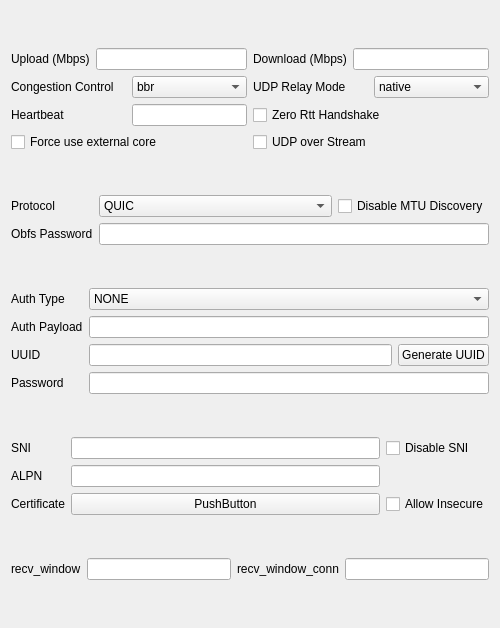
<?xml version="1.0" encoding="UTF-8"?>
<ui version="4.0">
 <class>EditQUIC</class>
 <widget class="QWidget" name="EditQUIC">
  <property name="geometry">
   <rect>
    <x>0</x>
    <y>0</y>
    <width>500</width>
    <height>628</height>
   </rect>
  </property>
  <property name="windowTitle">
   <string notr="true">EditHysteria</string>
  </property>
  <layout class="QVBoxLayout" name="verticalLayout">
   <item>
    <layout class="QGridLayout" name="upBox">
     <item row="2" column="0">
      <layout class="QHBoxLayout" name="heartbeatLay">
       <item>
        <widget class="QLabel" name="heartbeat_l">
         <property name="text">
          <string>Heartbeat</string>
         </property>
        </widget>
       </item>
       <item>
        <widget class="MyLineEdit" name="heartbeat">
         <property name="sizePolicy">
          <sizepolicy hsizetype="Preferred" vsizetype="Fixed">
           <horstretch>0</horstretch>
           <verstretch>0</verstretch>
          </sizepolicy>
         </property>
        </widget>
       </item>
      </layout>
     </item>
     <item row="0" column="1">
      <layout class="QHBoxLayout" name="downloadMbpsLay">
       <item>
        <widget class="QLabel" name="downloadMbps_l">
         <property name="text">
          <string>Download (Mbps)</string>
         </property>
        </widget>
       </item>
       <item>
        <widget class="MyLineEdit" name="downloadMbps"/>
       </item>
      </layout>
     </item>
     <item row="3" column="1">
      <widget class="QCheckBox" name="uos">
       <property name="toolTip">
        <string notr="true">Requires sing-box server</string>
       </property>
       <property name="text">
        <string notr="true">UDP over Stream</string>
       </property>
      </widget>
     </item>
     <item row="0" column="0">
      <layout class="QHBoxLayout" name="uploadMbpsLay">
       <item>
        <widget class="QLabel" name="uploadMbps_l">
         <property name="text">
          <string>Upload (Mbps)</string>
         </property>
        </widget>
       </item>
       <item>
        <widget class="MyLineEdit" name="uploadMbps"/>
       </item>
      </layout>
     </item>
     <item row="2" column="1">
      <widget class="QCheckBox" name="zeroRttHandshake">
       <property name="text">
        <string>Zero Rtt Handshake</string>
       </property>
      </widget>
     </item>
     <item row="3" column="0">
      <widget class="QCheckBox" name="forceExternal">
       <property name="text">
        <string>Force use external core</string>
       </property>
      </widget>
     </item>
     <item row="1" column="1">
      <layout class="QHBoxLayout" name="udpRelayModeLay">
       <item>
        <widget class="QLabel" name="udpRelayMode_l">
         <property name="text">
          <string>UDP Relay Mode</string>
         </property>
        </widget>
       </item>
       <item>
        <widget class="QComboBox" name="udpRelayMode">
         <item>
          <property name="text">
           <string notr="true">native</string>
          </property>
         </item>
         <item>
          <property name="text">
           <string notr="true">quic</string>
          </property>
         </item>
        </widget>
       </item>
      </layout>
     </item>
     <item row="1" column="0">
      <layout class="QHBoxLayout" name="congestionControlLay">
       <item>
        <widget class="QLabel" name="congestionControl_l">
         <property name="text">
          <string>Congestion Control</string>
         </property>
        </widget>
       </item>
       <item>
        <widget class="QComboBox" name="congestionControl">
         <item>
          <property name="text">
           <string notr="true">bbr</string>
          </property>
         </item>
         <item>
          <property name="text">
           <string notr="true">cubic</string>
          </property>
         </item>
         <item>
          <property name="text">
           <string notr="true">new_reno</string>
          </property>
         </item>
        </widget>
       </item>
      </layout>
     </item>
    </layout>
   </item>
   <item>
    <layout class="QGridLayout" name="obfuscation">
     <item row="1" column="0">
      <widget class="QLabel" name="obfsPassword_l">
       <property name="text">
        <string>Obfs Password</string>
       </property>
      </widget>
     </item>
     <item row="0" column="0">
      <widget class="QLabel" name="hyProtocol_l">
       <property name="text">
        <string>Protocol</string>
       </property>
      </widget>
     </item>
     <item row="0" column="1">
      <layout class="QHBoxLayout" name="horizontalLayout_2">
       <item>
        <widget class="QComboBox" name="hyProtocol">
         <item>
          <property name="text">
           <string notr="true">QUIC</string>
          </property>
         </item>
         <item>
          <property name="text">
           <string notr="true">FakeTCP</string>
          </property>
         </item>
         <item>
          <property name="text">
           <string notr="true">wechat-video</string>
          </property>
         </item>
        </widget>
       </item>
       <item>
        <widget class="QCheckBox" name="disableMtuDiscovery">
         <property name="sizePolicy">
          <sizepolicy hsizetype="Maximum" vsizetype="Fixed">
           <horstretch>0</horstretch>
           <verstretch>0</verstretch>
          </sizepolicy>
         </property>
         <property name="text">
          <string>Disable MTU Discovery</string>
         </property>
        </widget>
       </item>
      </layout>
     </item>
     <item row="1" column="1">
      <widget class="MyLineEdit" name="obfsPassword"/>
     </item>
    </layout>
   </item>
   <item>
    <layout class="QGridLayout" name="authentication">
     <item row="2" column="1">
      <widget class="MyLineEdit" name="uuid"/>
     </item>
     <item row="0" column="0">
      <widget class="QLabel" name="authPayloadType_l">
       <property name="sizePolicy">
        <sizepolicy hsizetype="Maximum" vsizetype="Preferred">
         <horstretch>0</horstretch>
         <verstretch>0</verstretch>
        </sizepolicy>
       </property>
       <property name="text">
        <string>Auth Type</string>
       </property>
      </widget>
     </item>
     <item row="1" column="0">
      <widget class="QLabel" name="authPayload_l">
       <property name="sizePolicy">
        <sizepolicy hsizetype="Maximum" vsizetype="Preferred">
         <horstretch>0</horstretch>
         <verstretch>0</verstretch>
        </sizepolicy>
       </property>
       <property name="text">
        <string>Auth Payload</string>
       </property>
      </widget>
     </item>
     <item row="3" column="0">
      <widget class="QLabel" name="password_l">
       <property name="sizePolicy">
        <sizepolicy hsizetype="Maximum" vsizetype="Preferred">
         <horstretch>0</horstretch>
         <verstretch>0</verstretch>
        </sizepolicy>
       </property>
       <property name="text">
        <string>Password</string>
       </property>
      </widget>
     </item>
     <item row="2" column="0">
      <widget class="QLabel" name="uuid_l">
       <property name="text">
        <string notr="true">UUID</string>
       </property>
      </widget>
     </item>
     <item row="2" column="2">
      <widget class="QPushButton" name="uuidgen">
       <property name="text">
        <string>Generate UUID</string>
       </property>
      </widget>
     </item>
     <item row="3" column="1" colspan="2">
      <widget class="MyLineEdit" name="password"/>
     </item>
     <item row="1" column="1" colspan="2">
      <widget class="MyLineEdit" name="authPayload"/>
     </item>
     <item row="0" column="1" colspan="2">
      <widget class="QComboBox" name="authPayloadType">
       <item>
        <property name="text">
         <string notr="true">NONE</string>
        </property>
       </item>
       <item>
        <property name="text">
         <string notr="true">STRING</string>
        </property>
       </item>
       <item>
        <property name="text">
         <string notr="true">BASE64</string>
        </property>
       </item>
      </widget>
     </item>
    </layout>
   </item>
   <item>
    <layout class="QGridLayout" name="TLS" rowstretch="0,0,0">
     <item row="2" column="0">
      <widget class="QLabel" name="certificate_l">
       <property name="text">
        <string>Certificate</string>
       </property>
      </widget>
     </item>
     <item row="2" column="1">
      <widget class="QPushButton" name="certificate">
       <property name="text">
        <string notr="true">PushButton</string>
       </property>
      </widget>
     </item>
     <item row="1" column="1">
      <widget class="MyLineEdit" name="alpn"/>
     </item>
     <item row="0" column="2">
      <widget class="QCheckBox" name="disableSni">
       <property name="text">
        <string>Disable SNI</string>
       </property>
      </widget>
     </item>
     <item row="0" column="1">
      <widget class="MyLineEdit" name="sni"/>
     </item>
     <item row="1" column="0">
      <widget class="QLabel" name="alpn_l">
       <property name="text">
        <string notr="true">ALPN</string>
       </property>
      </widget>
     </item>
     <item row="0" column="0">
      <widget class="QLabel" name="sni_l">
       <property name="text">
        <string>SNI</string>
       </property>
      </widget>
     </item>
     <item row="2" column="2">
      <widget class="QCheckBox" name="allowInsecure">
       <property name="text">
        <string>Allow Insecure</string>
       </property>
      </widget>
     </item>
     <item row="1" column="2">
      <spacer name="alpn_sp">
       <property name="orientation">
        <enum>Qt::Orientation::Horizontal</enum>
       </property>
       <property name="sizeType">
        <enum>QSizePolicy::Policy::Maximum</enum>
       </property>
       <property name="sizeHint" stdset="0">
        <size>
         <width>40</width>
         <height>20</height>
        </size>
       </property>
      </spacer>
     </item>
    </layout>
   </item>
   <item>
    <layout class="QHBoxLayout" name="flowControlWindow">
     <item>
      <widget class="QLabel" name="streamReceiveWindow_l">
       <property name="text">
        <string notr="true">recv_window</string>
       </property>
      </widget>
     </item>
     <item>
      <widget class="MyLineEdit" name="streamReceiveWindow"/>
     </item>
     <item>
      <widget class="QLabel" name="connectionReceiveWindow_l">
       <property name="text">
        <string notr="true">recv_window_conn</string>
       </property>
      </widget>
     </item>
     <item>
      <widget class="MyLineEdit" name="connectionReceiveWindow"/>
     </item>
    </layout>
   </item>
  </layout>
 </widget>
 <customwidgets>
  <customwidget>
   <class>MyLineEdit</class>
   <extends>QLineEdit</extends>
   <header>include/ui/utils/MyLineEdit.h</header>
  </customwidget>
 </customwidgets>
 <tabstops>
  <tabstop>uploadMbps</tabstop>
  <tabstop>downloadMbps</tabstop>
  <tabstop>congestionControl</tabstop>
  <tabstop>udpRelayMode</tabstop>
  <tabstop>heartbeat</tabstop>
  <tabstop>zeroRttHandshake</tabstop>
  <tabstop>forceExternal</tabstop>
  <tabstop>uos</tabstop>
  <tabstop>hyProtocol</tabstop>
  <tabstop>disableMtuDiscovery</tabstop>
  <tabstop>obfsPassword</tabstop>
  <tabstop>authPayloadType</tabstop>
  <tabstop>authPayload</tabstop>
  <tabstop>uuid</tabstop>
  <tabstop>uuidgen</tabstop>
  <tabstop>password</tabstop>
  <tabstop>sni</tabstop>
  <tabstop>disableSni</tabstop>
  <tabstop>alpn</tabstop>
  <tabstop>certificate</tabstop>
  <tabstop>allowInsecure</tabstop>
  <tabstop>streamReceiveWindow</tabstop>
  <tabstop>connectionReceiveWindow</tabstop>
 </tabstops>
 <resources/>
 <connections/>
</ui>
